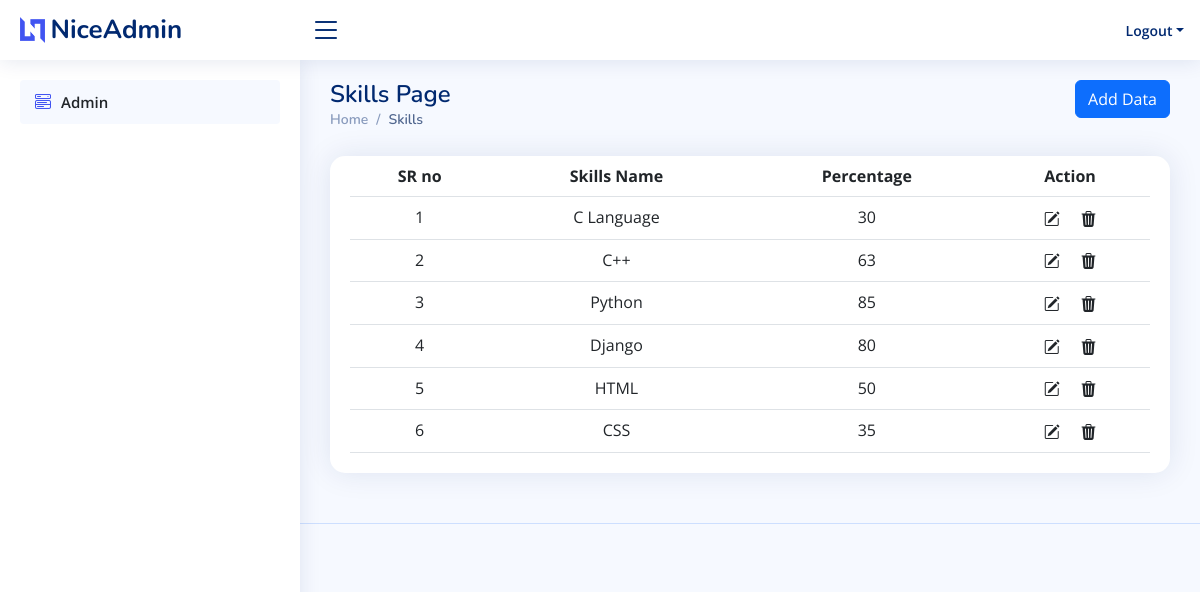
The app's page /folioadmin/skillspage (signed in) with its own data.
### folioadmin/models.py (models this page shows)
class Skill(models.Model):
    user = models.ForeignKey(User, on_delete=models.CASCADE,null=True, blank=True)
    skill_name=models.CharField(max_length=100)
    skill_per=models.IntegerField(default=True ,blank=True,null=True)

### folioadmin/views.py (the view)
# urls.py: path('skillspage',views.skillspage,name='skillspage'),
def skillspage(request):
    user = request.user
    userobj = User.objects.get(id=user.id)
    skillobj = Skill.objects.filter(user=userobj)
    return render(request,'folioadmin/skills_page.html',{'skillobj':skillobj})

### template/folioadmin/skills_page.html (shortened to what this page needs)
{% extends "folioadmin/base.html" %}{% load static %}{% block content %}
<main id="main" class="main">
  <div class="d-flex" style="justify-content: space-between;">
    <div class="pagetitle">
      <h1>Skills Page </h1>
      <nav>
        <ol class="breadcrumb">
          <li class="breadcrumb-item"><a href="{% url 'index' %}">Home</a></li>
          <li class="breadcrumb-item active">Skills</li>
        </ol>
      </nav>
    </div>
    <div class="add_btn" style="justify-content:end;">
      <button type="button" class="btn btn-primary" data-bs-toggle="modal" data-bs-target="#basicModal">
        Add Data
      </button>
    </div>
  </div>
    <section class="section">
      <div class="row">
        <div class="col-lg-12">
          <div class="card">
            <div class="card-body">
              <table class="table" style="margin: 0 auto; text-align: center;">
                <thead>
                  <tr>
                    <th scope="col">SR no</th>
                    <th scope="col">Skills Name</th>
                    <th scope="col">Percentage</th>
                    <th scope="col">Action</th>
                  </tr>
                </thead>
                <tbody>
                  {% for i in skillobj %}
                  <tr>
                    <td>{{forloop.counter}}</td>
                    <td>{{i.skill_name}}</td>
                    <td>{{i.skill_per}}</td>
                    <td>
                      <div class="btn-group" role="group" aria-label="Basic example">
                        <a class="dropdown-item" href="{% url 'skills_update' i.id %}"><i class="bi bi-pencil-square"></i></a>
                        <a class="dropdown-item" href="{% url 'skills_delete' i.id %}"><i class="bi bi-trash3-fill"></i></a>
                      </div>
                    </td>
                  </tr>
                  {% endfor %}
                </tbody>
              </table>
            </div>
          </div>
        </div>
      </div>
    </section>
  </main>
  {% endblock %}

### static/assets/css/style.css (style rules this page uses)
:root { scroll-behavior: smooth; }
body { font-family: "Open Sans", sans-serif; background: #f6f9ff; color: #444444; }
a { color: #4154f1; text-decoration: none; }
h1, h2, h3, h4, h5, h6 { font-family: "Nunito", sans-serif; }
#main { margin-top: 60px; padding: 20px 30px; transition: all 0.3s; }
.pagetitle { margin-bottom: 10px; }
.pagetitle h1 { font-size: 24px; margin-bottom: 0; font-weight: 600; color: #012970; }
.card { margin-bottom: 30px; border: none; border-radius: 15px; box-shadow: 0px 0 30px rgba(1, 41, 112, 0.1); }
.card-body { padding: 0 20px 20px 20px; }
.breadcrumb { font-size: 14px; font-family: "Nunito", sans-serif; color: #899bbd; font-weight: 600; }
.breadcrumb a { color: #899bbd; transition: 0.3s; }
.breadcrumb .breadcrumb-item::before { color: #899bbd; }
.breadcrumb .active { color: #51678f; font-weight: 600; }
@media (min-width: 1200px) { #main, #footer { margin-left: 300px; } }

### records on screen
Skill: skill_name "C Language", skill_per "30"
Skill: skill_name "C++", skill_per "63"
Skill: skill_name "Python", skill_per "85"
Skill: skill_name "Django", skill_per "80"
Skill: skill_name "HTML", skill_per "50"
Skill: skill_name "CSS", skill_per "35"
